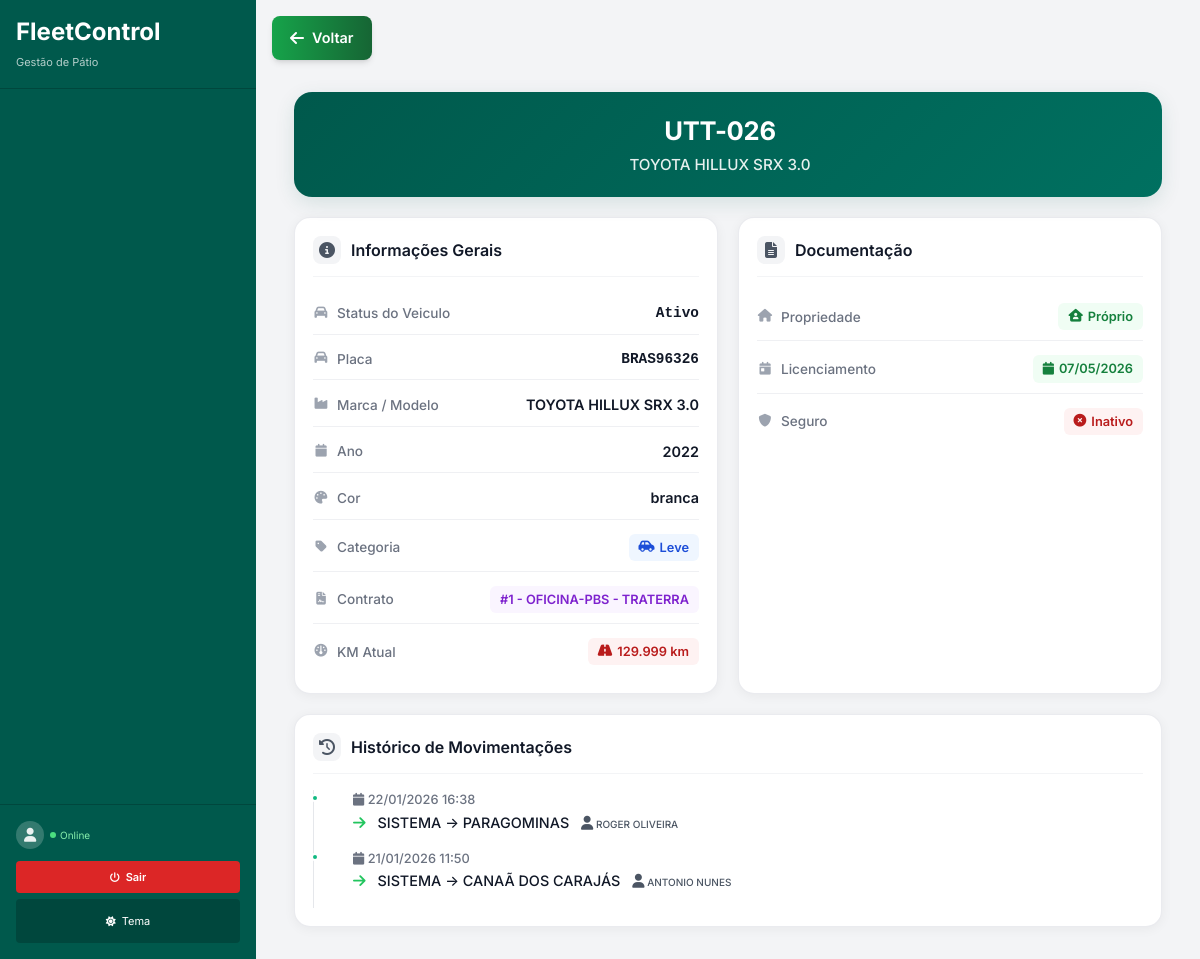
Before: /veiculos/5/ with the older database file.
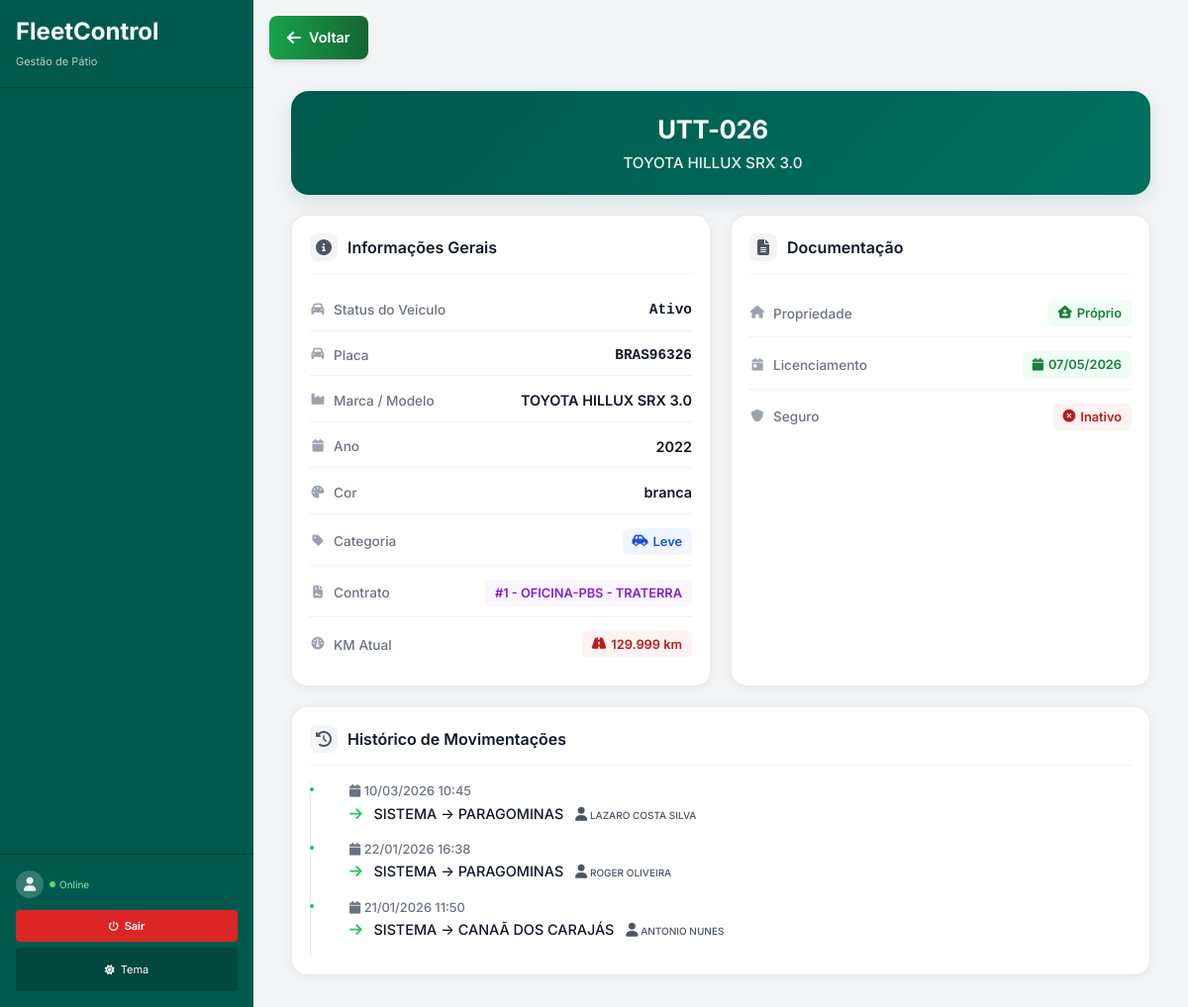
After: the same page with the newer database file.
### movimentacoes/models.py (models this page shows, shortened)
class Movimentacao(models.Model):
    STATUS_CHOICES = (
        ("aguardando_checklist_saida", "Aguardando Checklist de Saída"),
        ("aguardando_saida_portaria", "Aguardando Saída da Portaria"),
        ("em_andamento", "Em Andamento"),
        ("aguardando_checklist_retorno", "Aguardando Checklist de Retorno"),
        ("aguardando_retorno_portaria", "Aguardando Retorno da Portaria"),
        ("divergencia_km", "Divergência de KM"),
        ("finalizado", "Finalizado"),
    )
    ORIGEM_CHOICES = (
        ("SISTEMA", "Gerada pelo sistema"),
        ("MANUAL", "Criada manualmente"),
    )
    solicitacao = models.ForeignKey(
        SolicitacaoVeiculo,
        on_delete=models.SET_NULL,
        null=True,
        blank=True,
        related_name="movimentacoes"
    )
    veiculo = models.ForeignKey(Veiculo, on_delete=models.CASCADE)
    motorista = models.ForeignKey(Motorista, on_delete=models.CASCADE)
    origem = models.CharField(
        max_length=20,
        choices=ORIGEM_CHOICES,
        default="SISTEMA",
        db_index=True
    )
    destino = models.CharField(max_length=255)
    finalidade = models.CharField(max_length=255, blank=True)
    status = models.CharField(max_length=40, choices=STATUS_CHOICES)
    km_saida = models.BigIntegerField(null=True, blank=True)
    km_retorno = models.BigIntegerField(null=True, blank=True)
    data_saida = models.DateTimeField(auto_now_add=True)
    data_retorno = models.DateTimeField(null=True, blank=True)
    distancia_percorrida = models.BigIntegerField(null=True, blank=True)
    observacao = models.TextField(blank=True)  # Observações gerais
    observacao_portaria = models.TextField(
        blank=True,
        null=True,
        verbose_name="Observações da portaria (saída)"
    )
    observacao_portaria_retorno = models.TextField(
    blank=True,
    null=True,
    verbose_name="Observações da portaria (retorno)"
)
    porteiro_saida = models.ForeignKey(
        User,
        on_delete=models.SET_NULL,
        null=True,
        blank=True,
        related_name="movimentacoes_porteiro_saida"
    )
    porteiro_saida_nome = models.CharField(max_length=120, null=True, blank=True)
    porteiro_retorno = models.ForeignKey(
        User,
        on_delete=models.SET_NULL,
        null=True,
        blank=True,
        related_name="movimentacoes_porteiro_retorno"
    )
    porteiro_retorno_nome = models.CharField(max_length=120, null=True, blank=True)
    com_cacamba = models.BooleanField(
        default=False,
        verbose_name="Veículo com caçamba",
        help_text="Marque se o veículo saiu com caçamba carregada"
    )
    cacamba_descricao = models.TextField(
        blank=True,
        null=True,
        verbose_name="Descrição do material na caçamba"
    )
    com_prancha = models.BooleanField(
        default=False,
        verbose_name="Veículo com prancha",
        help_text="Marque se o veículo saiu com máquina na prancha"
    )
    prancha_descricao = models.TextField(
        blank=True,
        null=True,
        verbose_name="Descrição da máquina na prancha"
    )
    foto_portaria_geral = models.ImageField(
        upload_to='portaria/saida/geral/%Y/%m/%d/',
        blank=True,
        null=True,
        verbose_name="Foto geral do veículo (saída)"
    )
    foto_portaria_painel = models.ImageField(
        upload_to='portaria/saida/painel/%Y/%m/%d/',
        blank=True,
        null=True,
        verbose_name="Foto do painel/odômetro (saída)"
    )
    foto_portaria_avaria = models.ImageField(
        upload_to='portaria/saida/avarias/%Y/%m/%d/',
        blank=True,
        null=True,
        verbose_name="Foto de avarias (saída)"
    )
    foto_portaria_equipamento = models.ImageField(
        upload_to='portaria/saida/equipamento/%Y/%m/%d/',
        blank=True,
        null=True,
        verbose_name="Foto do equipamento (saída)"
    )
    foto_retorno_geral = models.ImageField(
        upload_to='portaria/retorno/geral/%Y/%m/%d/',
        blank=True,
        null=True,
        verbose_name="Foto geral do veículo (retorno)"
    )
    foto_retorno_painel = models.ImageField(
        upload_to='portaria/retorno/painel/%Y/%m/%d/',
        blank=True,
        null=True,
        verbose_name="Foto do painel/odômetro (retorno)"
    )
    foto_retorno_avaria = models.ImageField(
        upload_to='portaria/retorno/avarias/%Y/%m/%d/',
        blank=True,
        null=True,
        verbose_name="Foto de avarias (retorno)"
    )
    foto_retorno_equipamento = models.ImageField(
        upload_to='portaria/retorno/equipamento/%Y/%m/%d/',
        blank=True,
        null=True,
        verbose_name="Foto do equipamento (retorno)"
    )
    foto_retorno_cacamba = models.ImageField(
        upload_to='portaria/retorno/cacamba/%Y/%m/%d/',
        blank=True,
        null=True,
        verbose_name="Foto da caçamba (retorno)",
        help_text="Foto da caçamba no retorno"
    )
    foto_retorno_prancha = models.ImageField(
        upload_to='portaria/retorno/prancha/%Y/%m/%d/',
        blank=True,
        null=True,
        verbose_name="Foto da prancha (retorno)",
        help_text="Foto da máquina na prancha no retorno"
    )
    foto_retorno_porta_malas = models.ImageField(
        upload_to='portaria/retorno/porta_malas/%Y/%m/%d/',
        blank=True,
        null=True,
        verbose_name="Foto do porta-malas (retorno)",
        help_text="Foto do porta-malas no retorno"
    )
    foto_retorno_combustivel = models.ImageField(
        upload_to='portaria/retorno/combustivel/%Y/%m/%d/',
        blank=True,
        null=True,
        verbose_name="Foto do marcador de combustível (retorno)"
    )
    contrato = models.ForeignKey(
        Contrato,
        on_delete=models.SET_NULL,
        null=True,
        blank=True,
        verbose_name="Contrato vinculado"
    )
    @property
    def em_andamento(self):
        """Propriedade para verificar se a movimentação está em andamento"""
        return self.data_retorno is None
    class Meta:
        verbose_name = "Movimentação"
        verbose_name_plural = "Movimentações"
        ordering = ['-data_saida']
        indexes = [
            models.Index(fields=['status', 'data_saida']),
            models.Index(fields=['veiculo', 'data_saida']),
            models.Index(fields=['motorista', 'data_saida']),
        ]

### motoristas/models.py (models this page shows, shortened)
class Motorista(models.Model):
    user = models.OneToOneField(User, on_delete=models.CASCADE, null=True, blank=True)
    nome = models.CharField(max_length=255, blank=True, null=True)
    cpf = models.CharField(max_length=14,blank=True, null=True)
    telefone = models.CharField(max_length=20,blank=True, null=True)
    cnh_numero = models.CharField(max_length=20,blank=True, null=True)
    cnh_categoria = models.CharField(max_length=3,blank=True, null=True)
    cnh_vencimento = models.DateField(blank=True, null=True)
    email = models.CharField(max_length=20,blank=True, null=True)
    matricula = models.CharField(max_length=50)
    endereco = models.TextField(blank=True, null=True)
    cidade = models.CharField(max_length=100)
    estado = models.CharField(max_length=100, null=True, blank=True)
    contrato = models.ForeignKey(Contrato, on_delete=models.SET_NULL, null=True, blank=True)
    ativo = models.BooleanField(default=True)
    def __str__(self):
        return self.nome

### veiculos/views.py (the view)
# urls.py: path('<int:id>/', views.detalhes_veiculo, name='detalhes_veiculo'),
def detalhes_veiculo(request, id):
    veiculo = get_object_or_404(Veiculo, id=id)
    historico_movimentacoes = []
    try:
        from movimentacoes.models import Movimentacao
        historico_movimentacoes = Movimentacao.objects.filter(
            veiculo=veiculo
        ).order_by('-data_saida')[:10]
    except:
        pass
    context = {
        'veiculo': veiculo,
        'historico_movimentacoes': historico_movimentacoes,
    }
    return render(request, "veiculos/detalhes_veiculo.html", context)

### contas/context_processors.py (called while the page is built, shortened)
def perfil_usuario(request):
    if not request.user.is_authenticated:
        return {}
    perfil = PerfilUsuario.objects.filter(user=request.user).first()
    return {"perfilusuario": perfil}

def pendencias_gestor(request):
    if not request.user.is_authenticated:
        return {}

### contratos/models.py (called while the page is built)
    def __str__(self):
        return f"{self.nome} - {self.cliente}"

### core/context_processors.py (called while the page is built, shortened)
def solicitacoes_sidebar(request):
    if not request.user.is_authenticated:
        return {}

### veiculos/templatetags/vehicle_filters.py (called while the page is built)
@register.filter
def brnum(value):
    try:
        value = int(value)
    except:
        return value
    formatted = f"{value:,}"  # formato americano 745,698
    return formatted.replace(",", ".")  # brasileiro 745.698

### veiculos/templates/veiculos/detalhes_veiculo.html (shortened to what the changed rows need)
{% extends "core/base.html" %}
{% load vehicle_filters %}
{% block content %}
<div class="fc-page">
    <div class="fc-header text-center">
        <div class="fc-header-grid">
            <div>
                <h1 class="fc-title-main">{{ veiculo.tag_interna }}</h1>
            </div>
        </div>
    </div>
    <div class="fc-grid-container">
        {% if historico_movimentacoes %}
        <div class="fc-card fc-card-wide">
            <div class="history-timeline">
                {% for mov in historico_movimentacoes|slice:":5" %}
                <div class="history-item">
                    <div class="history-date">
                        <i class="fa-solid fa-calendar"></i>
                        {{ mov.data_saida|date:"d/m/Y H:i" }}
                    </div>
                    <div class="history-content">
                        <i class="fa-solid fa-arrow-right text-green-500 mr-2"></i>
                        {{ mov.origem }} → {{ mov.destino }}
                        {% if mov.motorista %}
                        <span class="text-gray-600 dark:text-gray-400 text-xs ml-2">
                            <i class="fa-solid fa-user"></i> {{ mov.motorista }}
                        </span>
                        {% endif %}
                    </div>
                </div>
                {% endfor %}
            </div>
        </div>
        {% endif %}
    </div>
</div>
{% endblock %}

Changed rows visible on the page:
added Movimentacao: data_saida "10/03/2026 10:45", origem "SISTEMA", destino "PARAGOMINAS", motorista "LAZARO COSTA SILVA"
